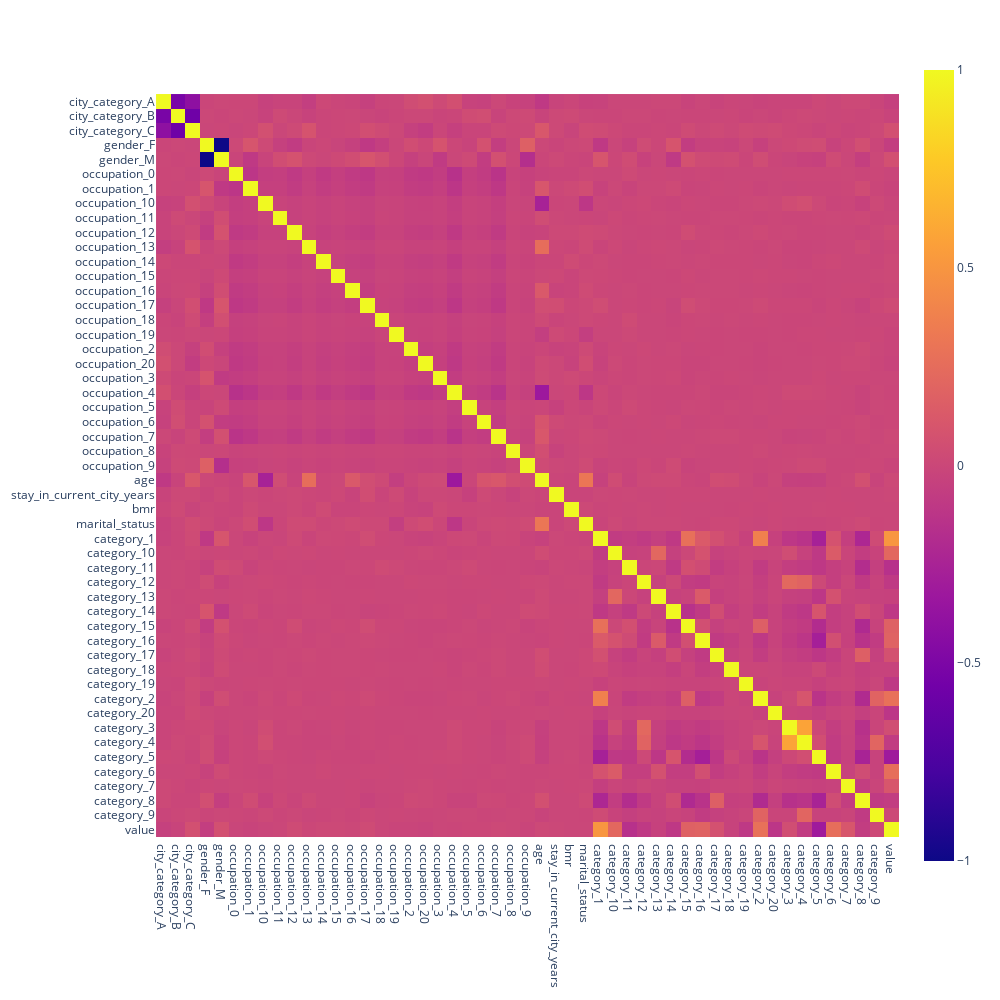

The notebook cell this image was saved under:
### Code cell
corr = X_train_trans.join(y_train).corr()
fig = px.imshow(corr, width=1000, height=1000)
fig.show()

### Figure 1 — Plotly figure (JSON) as saved in the notebook; plotly's stock layout.template omitted (floating-point values rounded to 4 significant figures; data arrays with more than 128 entries replaced by an {"elided": "..."} marker saying what was removed)
{"data": [{"coloraxis": "coloraxis", "hovertemplate": "x: %{x}<br>y: %{y}<br>color: %{z}<extra></extra>", "name": "0", "type": "heatmap", "x": ["city_category_A", "city_category_B", "city_category_C", "gender_F", "gender_M", "occupation_0", "occupation_1", "occupation_10", "occupation_11", "occupation_12", "occupation_13", "occupation_14", "occupation_15", "occupation_16", "occupation_17", "occupation_18", "occupation_19", "occupation_2", "occupation_20", "occupation_3", "occupation_4", "occupation_5", "occupation_6", "occupation_7", "occupation_8", "occupation_9", "age", "stay_in_current_city_years", "bmr", "marital_status", "category_1", "category_10", "category_11", "category_12", "category_13", "category_14", "category_15", "category_16", "category_17", "category_18", "category_19", "category_2", "category_20", "category_3", "category_4", "category_5", "category_6", "category_7", "category_8", "category_9", "value"], "xaxis": "x", "y": ["city_category_A", "city_category_B", "city_category_C", "gender_F", "gender_M", "occupation_0", "occupation_1", "occupation_10", "occupation_11", "occupation_12", "occupation_13", "occupation_14", "occupation_15", "occupation_16", "occupation_17", "occupation_18", "occupation_19", "occupation_2", "occupation_20", "occupation_3", "occupation_4", "occupation_5", "occupation_6", "occupation_7", "occupation_8", "occupation_9", "age", "stay_in_current_city_years", "bmr", "marital_status", "category_1", "category_10", "category_11", "category_12", "category_13", "category_14", "category_15", "category_16", "category_17", "category_18", "category_19", "category_2", "category_20", "category_3", "category_4", "category_5", "category_6", "category_7", "category_8", "category_9", "value"], "yaxis": "y", "z": {"elided": "51x51 float values"}}], "layout": {"coloraxis": {"colorscale": [[0, "#0d0887"], [0.1111, "#46039f"], [0.2222, "#7201a8"], [0.3333, "#9c179e"], [0.4444, "#bd3786"], [0.5556, "#d8576b"], [0.6667, "#ed7953"], [0.7778, "#fb9f3a"], [0.8889, "#fdca26"], [1, "#f0f921"]]}, "height": 1000, "margin": {"t": 60}, "width": 1000, "xaxis": {"anchor": "y", "constrain": "domain", "domain": [0, 1], "scaleanchor": "y"}, "yaxis": {"anchor": "x", "autorange": "reversed", "constrain": "domain", "domain": [0, 1]}}}
